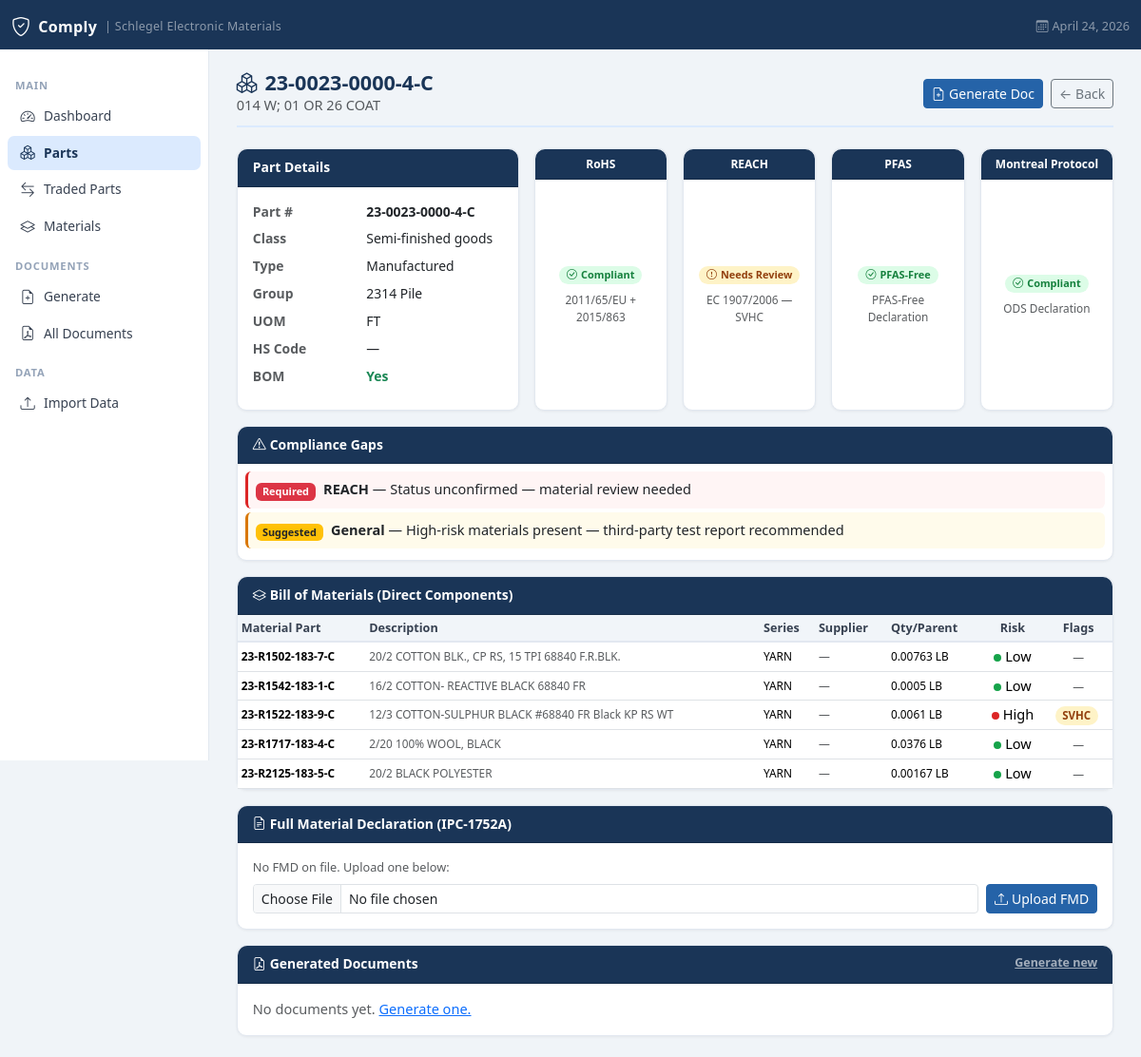
Page /parts/23-0023-0000-4-C on the committed database.
### tables this page shows
CREATE TABLE compliance_status (
            id              INTEGER PRIMARY KEY AUTOINCREMENT,
            part_number     TEXT NOT NULL,
            standard        TEXT NOT NULL,
            status          TEXT DEFAULT 'Unknown',
            notes           TEXT,
            doc_required    INTEGER DEFAULT 0,
            doc_suggested   INTEGER DEFAULT 0,
            last_assessed   TEXT,
            UNIQUE(part_number, standard)
        );

CREATE TABLE materials (
            id              INTEGER PRIMARY KEY AUTOINCREMENT,
            part_number     TEXT NOT NULL UNIQUE,
            description     TEXT,
            material_series TEXT,
            series_desc     TEXT,
            uom             TEXT,
            primary_supplier TEXT,
            supplier_id     TEXT,
            risk_level      TEXT DEFAULT 'Unknown',
            pfas_flag       INTEGER DEFAULT 0,
            svhc_flag       INTEGER DEFAULT 0,
            ods_flag        INTEGER DEFAULT 0,
            rohs_flag       INTEGER DEFAULT 0,
            created_at      TEXT DEFAULT (datetime('now')),
            updated_at      TEXT DEFAULT (datetime('now'))
        );

CREATE TABLE bom_lines (
            id              INTEGER PRIMARY KEY AUTOINCREMENT,
            parent_part     TEXT NOT NULL,
            material_part   TEXT NOT NULL,
            level           INTEGER DEFAULT 0,
            qty_per_parent  REAL DEFAULT 0,
            uom             TEXT,
            sort_order      INTEGER DEFAULT 0,
            UNIQUE(parent_part, material_part, level)
        );

### app.py (the view)
@app.route("/parts/<path:part_number>")
def part_detail(part_number):
    conn = get_db()
    part = conn.execute(
        "SELECT * FROM parts WHERE part_number=?", (part_number,)
    ).fetchone()
    if not part:
        flash("Part not found.", "danger")
        conn.close()
        return redirect(url_for("parts_list"))
    bom = conn.execute("""
        SELECT b.*, m.description as mat_desc, m.material_series,
               m.series_desc, m.primary_supplier, m.risk_level,
               m.pfas_flag, m.svhc_flag, m.ods_flag, m.rohs_flag
        FROM bom_lines b
        LEFT JOIN materials m ON m.part_number = b.material_part
        WHERE b.parent_part=? AND b.level=0
        ORDER BY b.sort_order
    """, (part_number,)).fetchall()
    statuses = conn.execute(
        "SELECT * FROM compliance_status WHERE part_number=?", (part_number,)
    ).fetchall()
    status_map = {r["standard"]: dict(r) for r in statuses}
    gaps = get_compliance_gaps(part_number, conn)
    docs = conn.execute("""
        SELECT d.* FROM documents d
        JOIN document_parts dp ON dp.document_id=d.id
        WHERE dp.part_number=?
        ORDER BY d.generated_at DESC
    """, (part_number,)).fetchall()
    fmd = conn.execute(
        "SELECT * FROM fmd_files WHERE part_number=?", (part_number,)
    ).fetchone()
    fmd_substances = conn.execute("""
        SELECT material_name, substance_name, cas_number,
               substance_weight, substance_weight_uom,
               weight_on_hm_pct, weight_on_total_pct, hm_on_total_pct
        FROM fmd_substances
        WHERE part_number = ?
        ORDER BY material_name, weight_on_hm_pct DESC
    """, (part_number,)).fetchall()
    conn.close()
    return render_template("part_detail.html", part=part, bom=bom,
                           status_map=status_map, gaps=gaps, docs=docs, fmd=fmd, fmd_substances=fmd_substances)

### app.py (called while the page is built)
def get_db():
    conn = sqlite3.connect(DB_PATH)
    conn.row_factory = sqlite3.Row
    conn.execute("PRAGMA foreign_keys = ON")
    return conn

@app.context_processor
def inject_globals():
    import flask
    return {"now": datetime.now(), "request": flask.request}

### templates/part_detail.html (shortened to what this page needs)
{% extends "base.html" %}
{% macro status_badge(val) %}
  {% if val in ['Compliant','PFAS-Free'] %}<span class="badge badge-compliant rounded-pill px-2 py-1"><i class="bi bi-check-circle me-1"></i>{{ val }}</span>
  {% elif val == 'Needs Review' %}<span class="badge badge-review rounded-pill px-2 py-1"><i class="bi bi-exclamation-circle me-1"></i>{{ val }}</span>
  {% elif val in ['Non-Compliant','Contains SVHC','Contains PFAS','Contains ODS'] %}<span class="badge badge-noncompliant rounded-pill px-2 py-1"><i class="bi bi-x-circle me-1"></i>{{ val }}</span>
  {% elif val == 'Exempt' %}<span class="badge badge-exempt rounded-pill px-2 py-1">{{ val }}</span>
  {% else %}<span class="badge badge-unknown rounded-pill px-2 py-1"><i class="bi bi-question-circle me-1"></i>{{ val or 'Unknown' }}</span>
  {% endif %}
{% endmacro %}
{% block content %}
<div class="page-header">
  <div>
    <h1><i class="bi bi-boxes me-2"></i>{{ part.part_number }}</h1>
    <p class="text-muted mb-0">{{ part.description or 'No description' }}</p>
  </div>
  <div class="d-flex gap-2">
    {% if not part.is_traded %}
    <a href="/documents/generate?part={{ part.part_number }}" class="btn btn-primary btn-sm">
      <i class="bi bi-file-earmark-plus me-1"></i>Generate Doc
    </a>
    {% endif %}
    <a href="{{ '/parts/traded' if part.is_traded else '/parts' }}"
       class="btn btn-outline-secondary btn-sm">← Back</a>
  </div>
</div>
<div class="row g-3 mb-3">
  <div class="col-12 col-md-4">
    <div class="card h-100">
      <div class="card-header">Part Details</div>
      <div class="card-body">
        <dl class="row mb-0" style="font-size:.87rem;">
          <dt class="col-5 text-muted">Part #</dt>
          <dd class="col-7 fw-semibold">{{ part.part_number }}</dd>
          <dt class="col-5 text-muted">Class</dt>
          <dd class="col-7">{{ part.part_class or '—' }}</dd>
          <dt class="col-5 text-muted">Type</dt>
          <dd class="col-7">{{ 'Manufactured' if part.part_type=='M' else 'Purchased' if part.part_type=='P' else part.part_type or '—' }}</dd>
          <dt class="col-5 text-muted">Group</dt>
          <dd class="col-7">{{ part.product_group or '—' }}</dd>
          <dt class="col-5 text-muted">UOM</dt>
          <dd class="col-7">{{ part.uom or '—' }}</dd>
          <dt class="col-5 text-muted">HS Code</dt>
          <dd class="col-7">{{ part.commodity_code or '—' }}</dd>
          <dt class="col-5 text-muted">BOM</dt>
          <dd class="col-7">{% if part.has_bom %}<span class="text-success fw-semibold">Yes</span>{% else %}<span class="text-muted">No</span>{% endif %}</dd>
        </dl>
      </div>
    </div>
  </div>
  {% set standards = [
    ('RoHS',             'rohs',     '2011/65/EU + 2015/863'),
    ('REACH',            'reach',    'EC 1907/2006 — SVHC'),
    ('PFAS',             'pfas',     'PFAS-Free Declaration'),
    ('Montreal Protocol','montreal', 'ODS Declaration'),
  ] %}
  {% for std_name, key, ref in standards %}
  {% set s = status_map.get(std_name) %}
  <div class="col-6 col-md-2">
    <div class="card h-100 text-center">
      <div class="card-header" style="font-size:.75rem; padding:.4rem .6rem">{{ std_name }}</div>
      <div class="card-body d-flex flex-column align-items-center justify-content-center py-3">
        <div class="mb-1">{{ status_badge(s.status if s else None) }}</div>
        <div class="text-muted text-xs mt-1">{{ ref }}</div>
      </div>
    </div>
  </div>
  {% endfor %}
</div>
{% if gaps %}
<div class="card mb-3">
  <div class="card-header"><i class="bi bi-exclamation-triangle me-1"></i>Compliance Gaps</div>
  <div class="card-body p-2">
    {% for g in gaps %}
    <div class="p-2 mb-1 rounded {% if g.required %}gap-required{% else %}gap-suggested{% endif %}">
      <div class="d-flex align-items-start gap-2">
        {% if g.required %}
          <span class="badge bg-danger mt-1">Required</span>
        {% else %}
          <span class="badge bg-warning text-dark mt-1">Suggested</span>
        {% endif %}
        <div>
          <strong>{{ g.standard }}</strong> — {{ g.reason }}
        </div>
      </div>
    </div>
    {% endfor %}
  </div>
</div>
{% endif %}
{% if bom %}
<div class="card mb-3">
  <div class="card-header"><i class="bi bi-layers me-1"></i>Bill of Materials (Direct Components)</div>
  <div class="card-body p-0">
    <div class="table-responsive">
      <table class="table table-sm table-hover mb-0">
        <thead>
          <tr>
            <th>Material Part</th>
            <th>Description</th>
            <th>Series</th>
            <th>Supplier</th>
            <th>Qty/Parent</th>
            <th class="text-center">Risk</th>
            <th class="text-center">Flags</th>
          </tr>
        </thead>
        <tbody>
          {% for b in bom %}
          <tr>
            <td class="fw-semibold text-xs">{{ b.material_part }}</td>
            <td class="text-xs text-muted">{{ (b.mat_desc or '')[:50] }}</td>
            <td class="text-xs">{{ b.series_desc or b.material_series or '—' }}</td>
            <td class="text-xs text-muted">{{ b.primary_supplier or '—' }}</td>
            <td class="text-xs">{{ b.qty_per_parent }} {{ b.uom }}</td>
            <td class="text-center">
              {% if b.risk_level == 'High' %}<span class="risk-dot risk-high"></span>High
              {% elif b.risk_level == 'Medium' %}<span class="risk-dot risk-medium"></span>Med
              {% elif b.risk_level == 'Low' %}<span class="risk-dot risk-low"></span>Low
              {% else %}<span class="risk-dot risk-unknown"></span>—
              {% endif %}
            </td>
            <td class="text-center">
              {% if b.svhc_flag %}<span class="badge flag-svhc rounded-pill me-1">SVHC</span>{% endif %}
              {% if not b.pfas_flag and not b.svhc_flag and not b.ods_flag and not b.rohs_flag %}
                <span class="text-muted text-xs">—</span>
              {% endif %}
            </td>
          </tr>
          {% endfor %}
        </tbody>
      </table>
    </div>
  </div>
</div>
{% endif %}
 <div class="card mb-3">
  <div class="card-header d-flex justify-content-between align-items-center">
    <span><i class="bi bi-file-earmark-text me-1"></i>Full Material Declaration (IPC-1752A)</span>
  </div>
  <div class="card-body">
    {% if fmd %}
    <div class="d-flex align-items-center justify-content-between mb-3">
      <div>
        <div class="fw-semibold">{{ fmd.filename }}</div>
        <div class="text-muted text-xs">Uploaded: {{ fmd.uploaded_at[:16].replace('T',' ') }}</div>
      </div>
      <a href="/parts/{{ part.part_number }}/fmd/download"
         class="btn btn-outline-primary btn-sm">
        <i class="bi bi-download me-1"></i>Download
      </a>
    </div>
    <hr class="my-2"/>
    <p class="text-muted small mb-2">Replace existing FMD:</p>
    {% else %}
    <p class="text-muted small mb-2">No FMD on file. Upload one below:</p>
    {% endif %}
    <form method="post" action="/parts/{{ part.part_number }}/fmd/upload"
          enctype="multipart/form-data" class="d-flex gap-2 align-items-center">
      <input type="file" name="fmd_file" class="form-control form-control-sm"/>
      <button type="submit" class="btn btn-primary btn-sm" style="white-space:nowrap">
        <i class="bi bi-upload me-1"></i>{{ 'Replace FMD' if fmd else 'Upload FMD' }}
      </button>
    </form>
  </div>
</div>
<div class="card">
  <div class="card-header d-flex justify-content-between">
    <span><i class="bi bi-file-earmark-pdf me-1"></i>Generated Documents</span>
    <a href="/documents/generate?part={{ part.part_number }}">Generate new</a>
  </div>
  <div class="card-body p-0">
    {% if docs %}
    <table class="table table-sm table-hover mb-0">
      <thead><tr><th>Type</th><th>Customer</th><th>Generated</th><th><span class="visually-hidden">Actions</span></th></tr></thead>
      <tbody>
        {% for d in docs %}
        <tr>
          <td><span class="badge bg-primary">{{ d.doc_type }}</span></td>
          <td class="text-muted">{{ d.customer or '—' }}</td>
          <td class="text-muted text-xs">{{ d.generated_at[:16].replace('T',' ') }}</td>
          <td class="text-end">
            <a href="/documents/{{ d.id }}/download" class="btn btn-outline-primary btn-sm" aria-label="Download Document">
              <i class="bi bi-download"></i>
            </a>
          </td>
        </tr>
        {% endfor %}
      </tbody>
    </table>
    {% else %}
    <p class="text-muted p-3 mb-0">No documents yet. <a href="/documents/generate?part={{ part.part_number }}">Generate one.</a></p>
    {% endif %}
  </div>
</div>
{% endblock %}

### templates/base.html (style rules this page uses)
:root { --brand-dark: #1a3557; --brand-mid: #2563a8; --brand-light: #dbeafe; --sidebar-w: 220px; }
body { background:#f0f4f8; font-size:.91rem; }
.page-header { margin-bottom:1.4rem; padding-bottom:.6rem; border-bottom:2px solid var(--brand-light); display:flex; align-items:center; justify-content:space-between; flex-wrap:wrap; gap:.5rem; }
.page-header h1 { font-size:1.35rem; font-weight:700; color:var(--brand-dark); margin:0; }
.card { border:1px solid #e2e8f0; border-radius:10px; box-shadow:0 1px 3px rgba(0,0,0,.06); }
.card-header { background:var(--brand-dark); color:#fff; font-weight:600; font-size:.87rem; padding:.55rem 1rem; border-radius:10px 10px 0 0 !important; }
.card-header a { color:rgba(255,255,255,.6); font-size:.78rem; }
.badge-compliant { background:#dcfce7; color:#15803d; }
.badge-review { background:#fef3c7; color:#92400e; }
.risk-dot { display:inline-block; width:8px; height:8px; border-radius:50%; margin-right:4px; }
.risk-high { background:#dc2626; }
.risk-low { background:#16a34a; }
.flag-svhc { background:#fef3c7; color:#92400e; font-size:.72rem; font-weight:600; }
table.table thead th { background:#f1f5f9; font-size:.79rem; font-weight:700; color:#374151; border-bottom:2px solid #e2e8f0; white-space:nowrap; }
table.table td { vertical-align:middle; }
.btn-primary { background:var(--brand-mid); border-color:var(--brand-mid); }
.gap-required { border-left:3px solid #dc2626; background:#fff5f5; }
.gap-suggested { border-left:3px solid #d97706; background:#fffbeb; }
.text-xs { font-size:.74rem; }
.fw-semibold { font-weight:600; }

### rows in the picture
compliance_status: standard "RoHS", status "Compliant", ref "2011/65/EU + 2015/863"
compliance_status: standard "REACH", status "Needs Review", ref "EC 1907/2006 — SVHC"
compliance_status: standard "PFAS", status "PFAS-Free", ref "PFAS-Free Declaration"
compliance_status: standard "Montreal Protocol", status "Compliant", ref "ODS Declaration"
materials: material_part "23-R1502-183-7-C", description "20/2 COTTON BLK., CP RS, 15 TPI 68840 F.R.BLK.", series_desc "YARN", primary_supplier "—", qty_per_parent "0.00763", uom "LB", risk_level "Low" (drawn)
materials: material_part "23-R1542-183-1-C", description "16/2 COTTON- REACTIVE BLACK 68840 FR", series_desc "YARN", primary_supplier "—", qty_per_parent "0.0005", uom "LB", risk_level "Low" (drawn)
materials: material_part "23-R1522-183-9-C", description "12/3 COTTON-SULPHUR BLACK #68840 FR Black KP RS WT", series_desc "YARN", primary_supplier "—", qty_per_parent "0.0061", uom "LB", risk_level "High" (drawn), svhc_flag "SVHC"
materials: material_part "23-R1717-183-4-C", description "2/20 100% WOOL, BLACK", series_desc "YARN", primary_supplier "—", qty_per_parent "0.0376", uom "LB", risk_level "Low" (drawn)
materials: material_part "23-R2125-183-5-C", description "20/2 BLACK POLYESTER", series_desc "YARN", primary_supplier "—", qty_per_parent "0.00167", uom "LB", risk_level "Low" (drawn)

### other values in the picture
{{ part.part_number }} "23-0023-0000-4-C"
{{ part.description or 'No description' }} "014 W; 01 OR 26 COAT"
{{ part.part_class or '—' }} "Semi-finished goods"
{{ part.product_group or '—' }} "2314 Pile"
{{ part.uom or '—' }} "FT"
{{ part.commodity_code or '—' }} "—"
{{ g.standard }} "REACH" "General"
{{ g.reason }} "Status unconfirmed — material review needed" "High-risk materials present — third-party test report recommended"
{{ 'Replace FMD' if fmd else 'Upload FMD' }} "Upload FMD"
